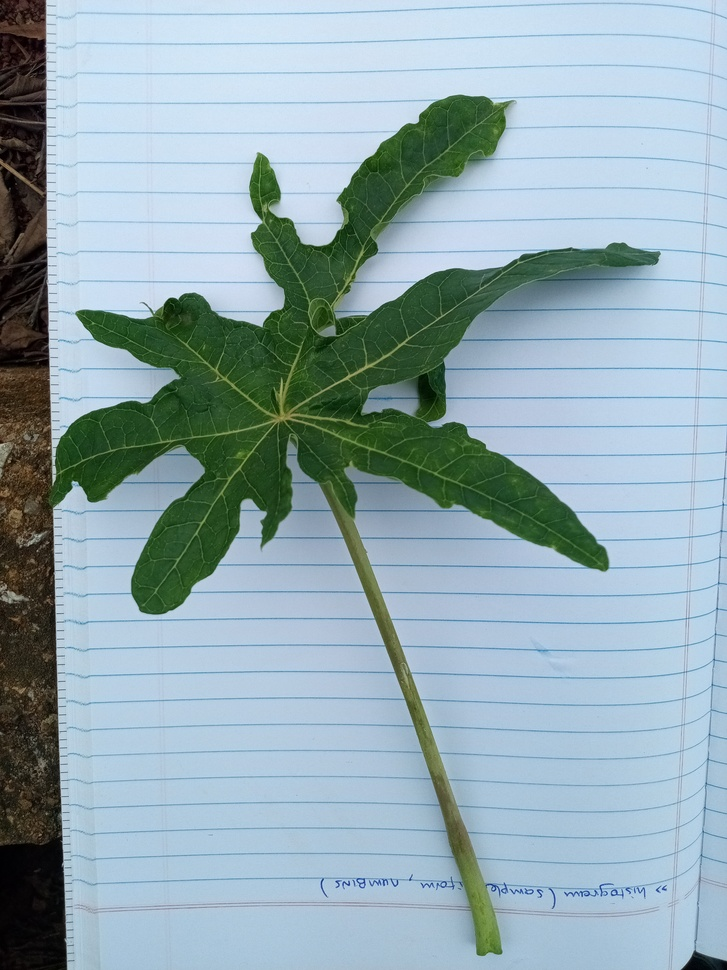
%> input picture images/pawpaw leaf.jpg, 727 x 970 px, shrunk from 3120 x 4160 before the run
$ octave GROUP16_MATLAB_ASSIGNMENT_3.m   (GNU Octave 9; MATLAB toolbox functions it lacks are replaced by stand-ins)
%> lines starting %> are read from the running program, lines starting %| are printed output that depends on the picture; in (x1, y1, x2, y2) boxes, pixels count from 0 and x2, y2 are one past the last pixel; in counts of white or black regions, pixels touching at a corner belong together; the program's own positions count from 1
% Clear workspace and close figures
clear; clc; close all;

% Initialize Structure Array
leaves = struct();
% 1. pawpaw leaf

leaves(1).Name = 'pawpaw Leaf';
leaves(1).Biology = struct( 'Class','Dicotyledonous','Type','simple(deeply lobed','Venation','Palmate','Margin','lobed','Apex','Acute');
leaves(1).OriginalImage = imread("C:/images/pawpaw leaf.jpg");
leaves(1).Processed.Gray = rgb2gray(leaves(1).OriginalImage);
leaves(1).Processed.Binary = ~imbinarize(leaves(1).Processed.Gray); % Invert if leaf is darker than background
leaves(1).Processed.Edges = edge(leaves(1).Processed.Gray, 'Canny');

stats1 = regionprops(leaves(1).Processed.Binary, 'Area', 'Perimeter', 'Eccentricity');
%> stats1 = 360 regions; largest, Area, Eccentricity and Perimeter: 169316 0.656 7977.9, 569 0.909 118.4, 60 0.881 70.1, 55 0.886 60.49, 53 1 101.9
leaves(1).Measurements = struct( 'Area_Pixels', stats1(1).Area,'Perimeter_Pixels', stats1(1).Perimeter,'Eccentricity', stats1(1).Eccentricity);

% 2. beans leaf

leaves(2).Name = 'bean Leaf';
leaves(2).Biology = struct('Class','Dicotyledonous','Type','compound','Venation','reticulate','Margin','Entire (smooth)','Apex', 'Acute');
leaves(2).OriginalImage = imread("C:/images/bean leaf.jpg");
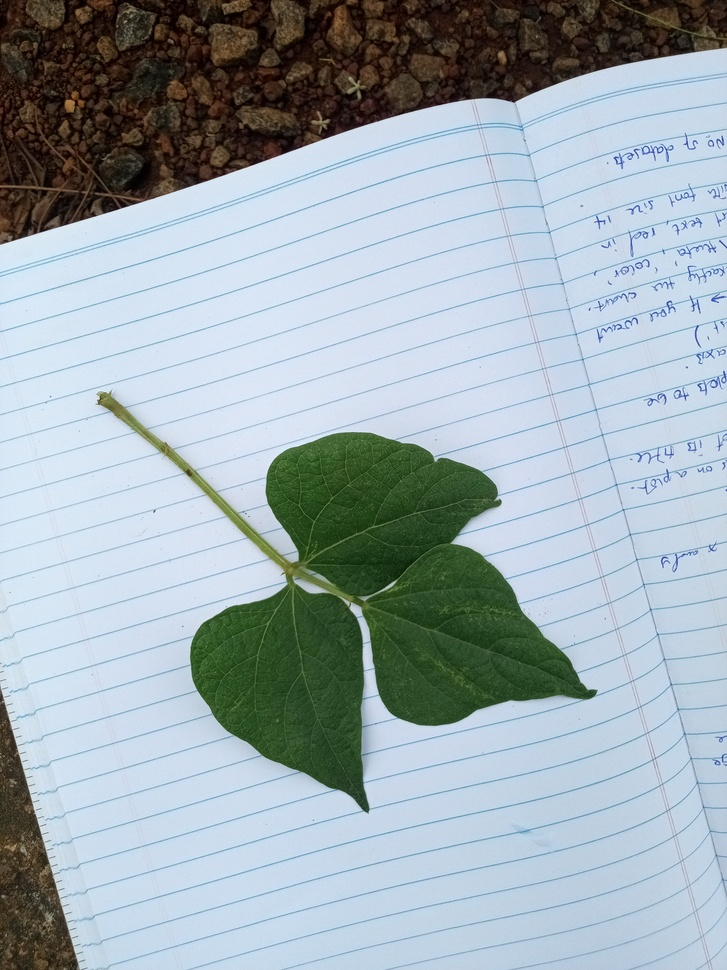
%> input picture images/bean leaf.jpg, 727 x 970 px, shrunk from 3120 x 4160 before the run
leaves(2).Processed.Gray = rgb2gray(leaves(2).OriginalImage);
leaves(2).Processed.Binary = ~imbinarize(leaves(2).Processed.Gray);
leaves(2).Processed.Edges = edge(leaves(2).Processed.Gray, 'Canny');

stats2 = regionprops(leaves(2).Processed.Binary, 'Area', 'Perimeter', 'Eccentricity');
%> stats2 = 309 regions; largest, Area, Eccentricity and Perimeter: 98998 0.968 1759.2, 79552 0.226 2289.1, 11186 0.971 652.5, 36 0.785 55.14, 32 0.933 42.14
leaves(2).Measurements = struct('Area_Pixels', stats2(1).Area,'Perimeter_Pixels', stats2(1).Perimeter,'Eccentricity', stats2(1).Eccentricity);
% 3. Maize leaf
leaves(3).Name = 'Maize Leaf';
leaves(3).Biology = struct('Class', 'Monocotyledonous','Type', 'Simple / Linear','Venation', 'Parallel','Margin', 'Entire','Apex', 'Tapered / Acute');
leaves(3).OriginalImage = imread("C:/images/maize leaf.jpg");
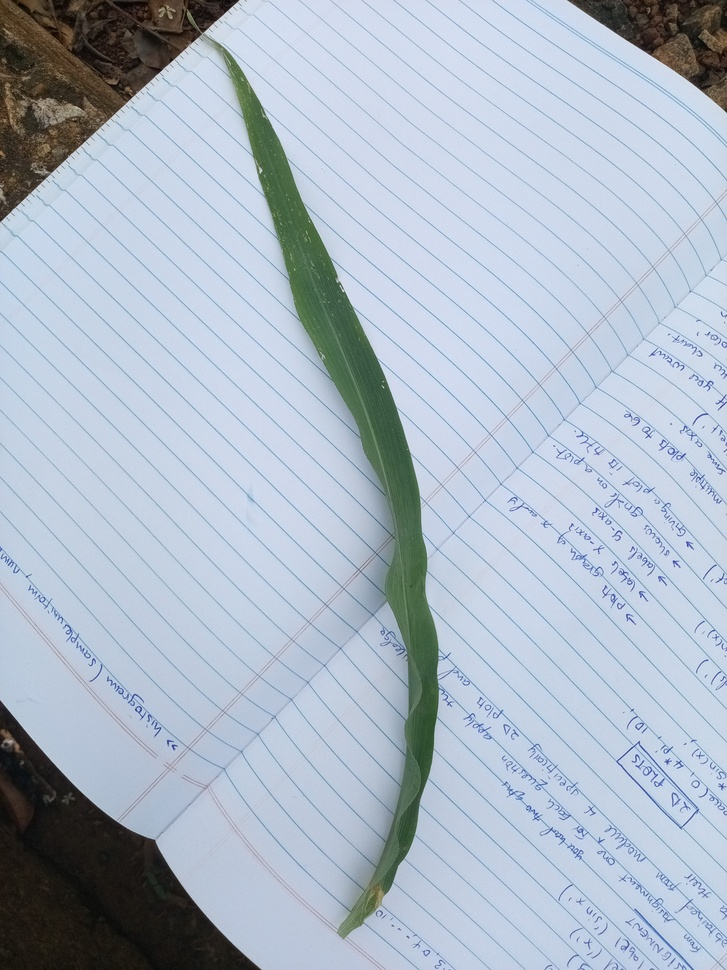
%> input picture images/maize leaf.jpg, 727 x 970 px, shrunk from 3120 x 4160 before the run
leaves(3).Processed.Gray = rgb2gray(leaves(3).OriginalImage);
leaves(3).Processed.Binary = ~imbinarize(leaves(3).Processed.Gray);
leaves(3).Processed.Edges = edge(leaves(3).Processed.Gray, 'Canny');

stats3 = regionprops(leaves(3).Processed.Binary, 'Area', 'Perimeter', 'Eccentricity');
%> stats3 = 806 regions; largest, Area, Eccentricity and Perimeter: 35041 0.808 896.4, 31211 0.991 3004.4, 25821 0.819 791.4, 8647 0.866 458.5, 244 0.917 473.1
leaves(3).Measurements = struct('Area_Pixels', stats3(1).Area,'Perimeter_Pixels', stats3(1).Perimeter,'Eccentricity', stats3(1).Eccentricity);
% 4. guava leaf

leaves(4).Name = 'guava Leaf';
leaves(4).Biology = struct('Class', 'Dicotyledonous','Type', 'simple','Venation', 'Reticulate Pinnate','Margin', 'Entire(smooth)','Apex', 'Acute to obtuse');
leaves(4).OriginalImage = imread("C:/images/guava leaf.jpg");
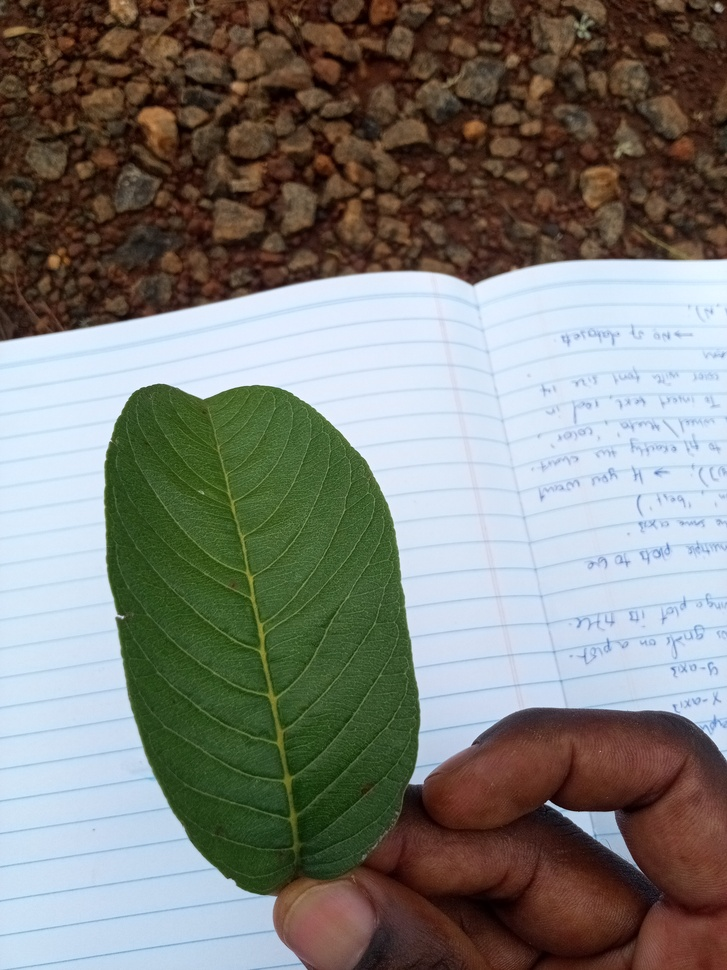
%> input picture images/guava leaf.jpg, 727 x 970 px, shrunk from 3120 x 4160 before the run
leaves(4).Processed.Gray = rgb2gray(leaves(4).OriginalImage);
leaves(4).Processed.Binary = ~imbinarize(leaves(4).Processed.Gray);
leaves(4).Processed.Edges = edge(leaves(4).Processed.Gray, 'Canny');

stats4 = regionprops(leaves(4).Processed.Binary, 'Area', 'Perimeter', 'Eccentricity');
%> stats4 = 27 regions; largest, Area, Eccentricity and Perimeter: 215677 0.868 2273, 208919 0.918 2038, 7 0.771 7.68, 4 0 3.56, 3 0.73 3.09
leaves(4).Measurements = struct('Area_Pixels', stats4(1).Area,'Perimeter_Pixels', stats4(1).Perimeter,'Eccentricity', stats4(1).Eccentricity);

% DISPLAY RESULTS IN A 4x4 IMAGE GRID

figure('Name', 'Leaf Image Processing Results', 'NumberTitle', 'off');
for k = 1:4
%> this loop made 4 passes; what is shown inside it comes from the first
    % Original Image
    subplot(4, 4, (k-1)*4 + 1);
    imshow(leaves(k).OriginalImage);
    title([leaves(k).Name, ' (Original)']);

    % Grayscale Image
    subplot(4, 4, (k-1)*4 + 2);
    imshow(leaves(k).Processed.Gray);
    title('Grayscale');

    % Binary Mask
    subplot(4, 4, (k-1)*4 + 3);
    imshow(leaves(k).Processed.Binary);
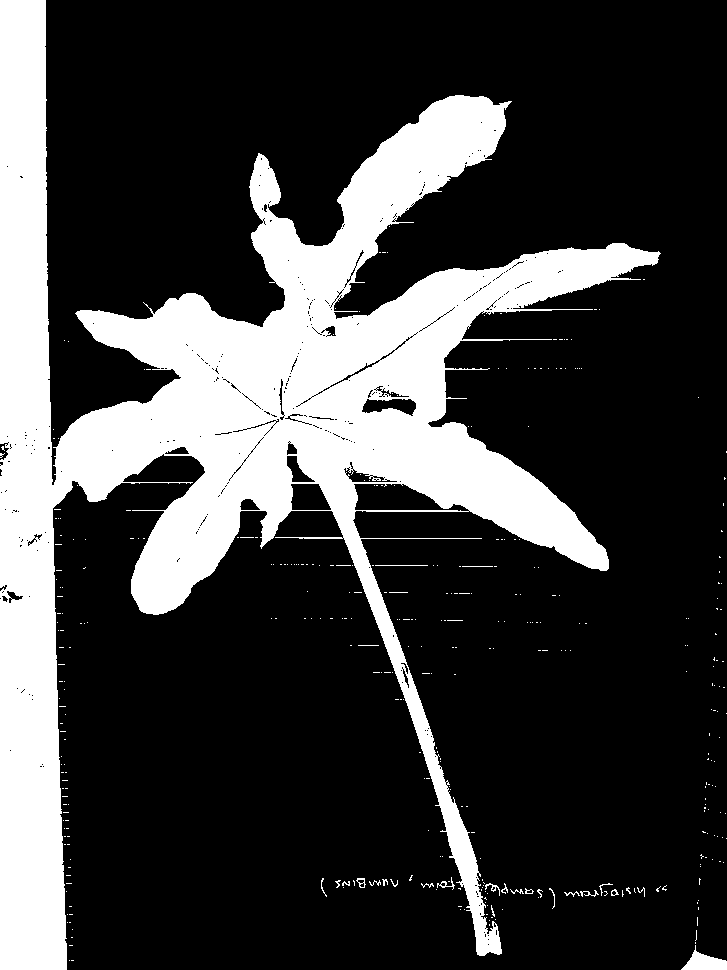
%> displayed picture: size 970x727 logical; 24.3% white; 360 white regions (335 under 20 px), largest, box (x1, y1, x2, y2) and area: (0, 0, 661, 970) 169316, (681, 945, 727, 970) 569, (437, 877, 455, 890) 60
    title('Binarized');

    % Canny Edges
    subplot(4, 4, (k-1)*4 + 4);
    imshow(leaves(k).Processed.Edges);
    title('Edge Detection');
end

imwrite(leaves(1).Processed.Gray,'pawpaw_gray.jpg')
imwrite(leaves(1).Processed.Binary,'pawpaw_binary.jpg')
imwrite(leaves(1).Processed.Edges,'pawpaw_edge.jpg')

imwrite(leaves(2).Processed.Gray,'bean_gray.jpg')
imwrite(leaves(2).Processed.Binary,'bean_binary.jpg')
imwrite(leaves(2).Processed.Edges,'bean_edge.jpg')

imwrite(leaves(3).Processed.Gray,'maize_gray.jpg')
imwrite(leaves(3).Processed.Binary,'maize_binary.jpg')
imwrite(leaves(3).Processed.Edges,'maize_edge.jpg')

imwrite(leaves(4).Processed.Gray,'guava_gray.jpg')
imwrite(leaves(4).Processed.Binary,'guava_binary.jpg')
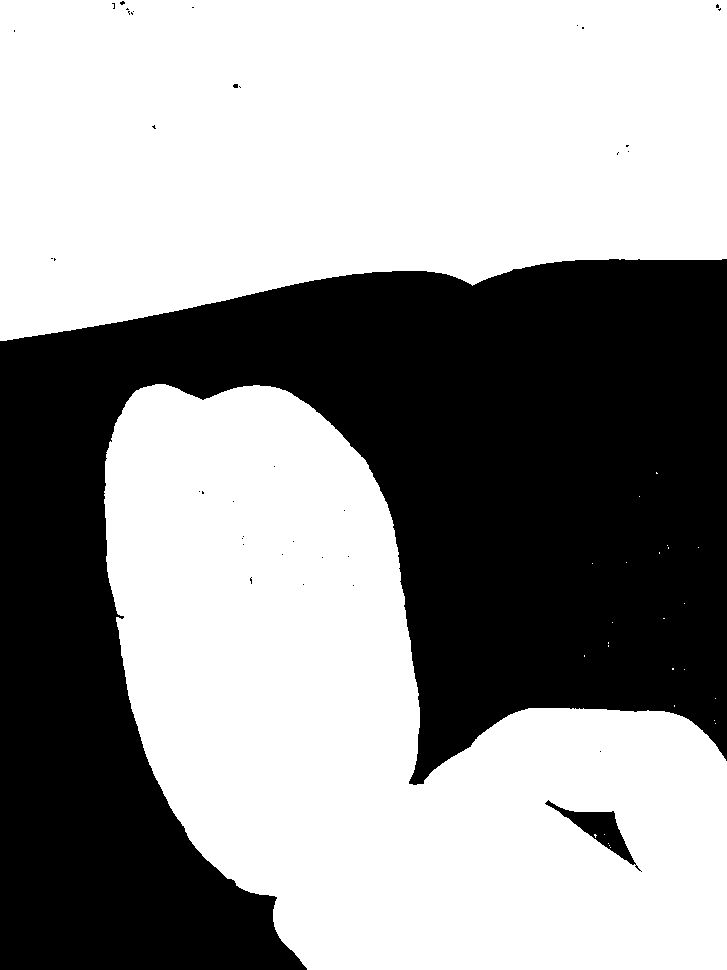
%> saved as guava_binary.jpg: size 970x727 logical; 60.2% white; 38 black regions (36 under 20 px), largest, box (x1, y1, x2, y2) and area: (0, 259, 727, 970) 278797, (545, 800, 642, 872) 1622
imwrite(leaves(4).Processed.Edges,'guava_edge.jpg')
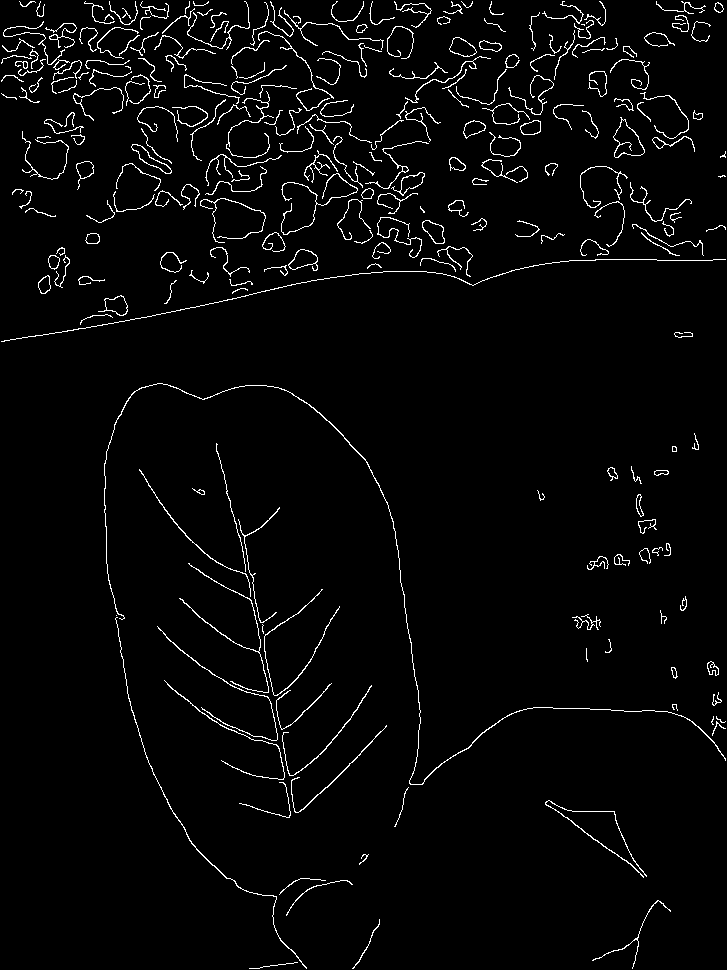
%> saved as guava_edge.jpg: size 970x727 logical; 3% white in thin lines or dots
